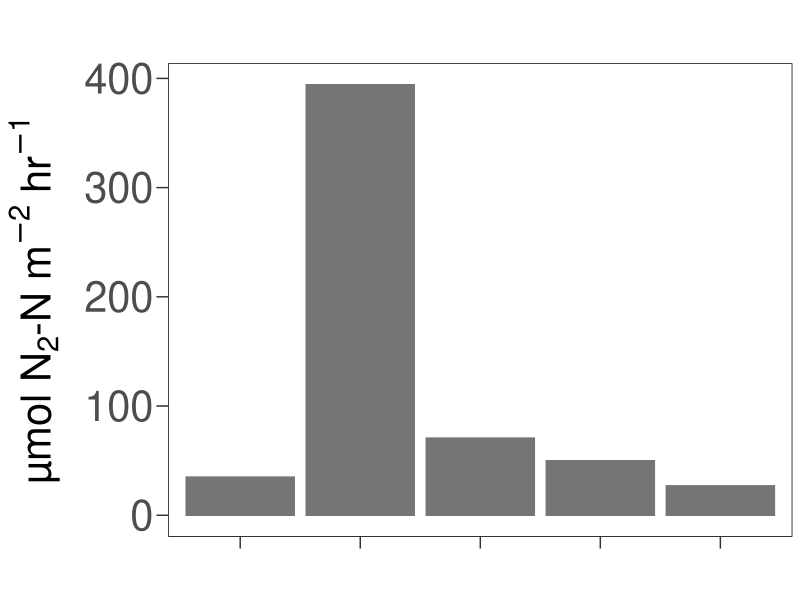
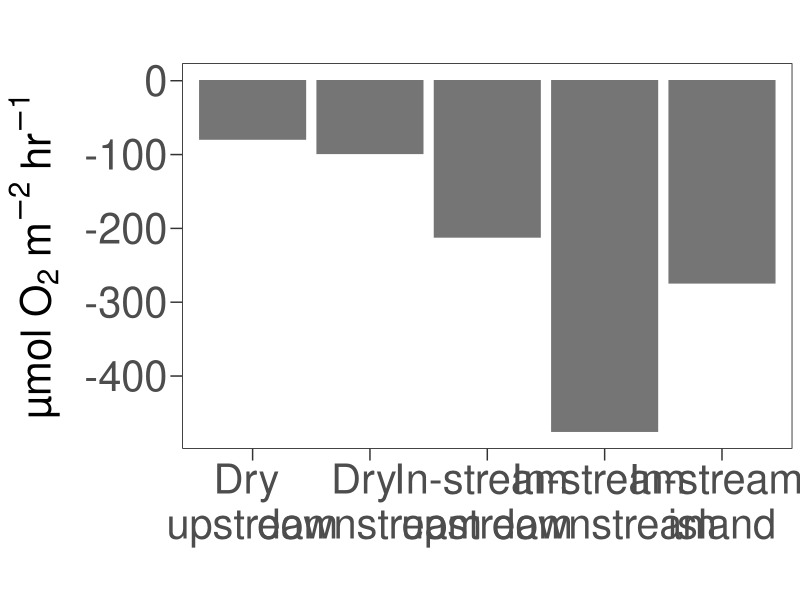
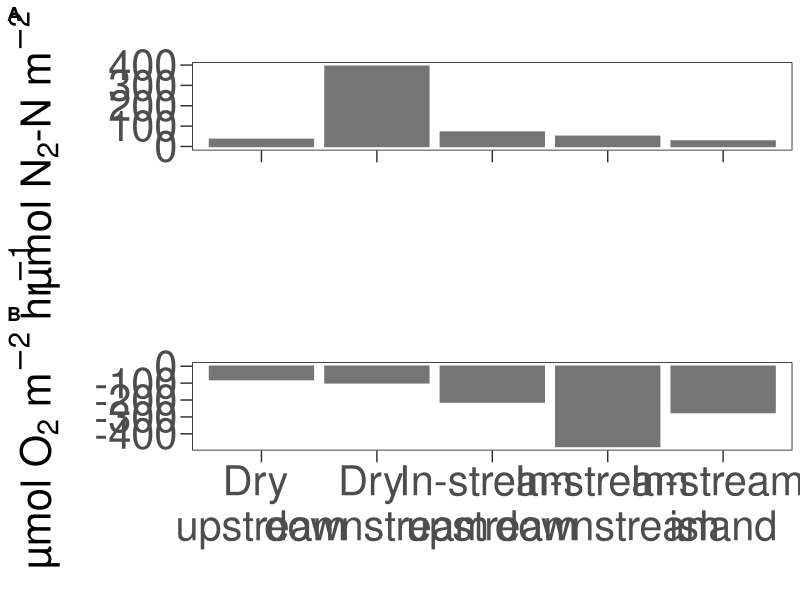

R code for these plots, in order: (Note: this script raises an error after producing the figures.)
## ---- chunk 1
knitr::opts_chunk$set(echo = TRUE)
rm(list=ls())
knitr::opts_knit$set(root.dir="~/GitHub/TownCreekWater/analyses/")
## ---- chunk 2
require("tidyverse")
require("ggpubr")
## ---- chunk 3
# From: http://www.cookbook-r.com/Graphs/Colors_(ggplot2)/

cbbPalette <- c("#000000", "#E69F00", "#56B4E9", "#009E73", "#F0E442", "#0072B2", "#D55E00", "#CC79A7")
## ---- chunk 4
SedSlurryFlux <- read.csv("../data/MIMS/Oct24/CalculatedSedSlurryFluxes.csv")
## ---- chunk 5
SedSlurryFlux$axis_labels <- factor(x = c("In-stream \nupstream", "In-stream \nisland", "In-stream \ndownstream", "Dry \nupstream", "Dry \ndownstream"), levels = c("Dry \nupstream", "Dry \ndownstream", "In-stream \nupstream", "In-stream \ndownstream", "In-stream \nisland"))
## ---- chunk 6
SedSlurryN.plot <- ggplot(data = SedSlurryFlux, aes(x=axis_labels, y=FinalFluxValue.umol.hr.m2._N)) +
  geom_bar(stat = "identity", position = position_dodge(), fill = "gray46", color = "gray46")+
  theme_bw() +
  #Remove plot grid lines
  theme(panel.grid.major = element_blank(), panel.grid.minor = element_blank()) + 
  #Set axis title and text properties, tick marks, and labels
  theme(text=element_text(size=30),axis.title=element_text(size=30,face="bold"),
          axis.text=element_text(size=30),  
          axis.title.y=element_text(margin=margin(r=10)),
          panel.border = element_rect(colour = "black",linetype=1),strip.text = element_text(size = 30), legend.position="right", legend.title = element_text(size=30), legend.text=element_text(size=30)) + 
          theme(axis.ticks.length=unit(0.3,"cm")) + 
          labs(x = "", y = expression(paste("µmol N"[2],"-N m"^{-2}," hr"^{-1})), title="") +
  theme(rect=element_rect(fill="transparent"))+
  theme(plot.background = element_rect(color=NA))+
  theme(axis.text.x = element_blank())

SedSlurryN.plot
## ---- chunk 7
SedSlurryO2.plot <- ggplot(data = SedSlurryFlux, aes(x=axis_labels, y=FinalFluxValue.umol.hr.m2._O2)) +
  geom_bar(stat = "identity", position = position_dodge(), fill = "gray46", color = "gray46")+
  theme_bw() +
  #Remove plot grid lines
  theme(panel.grid.major = element_blank(), panel.grid.minor = element_blank()) + 
  #Set axis title and text properties, tick marks, and labels
  theme(text=element_text(size=30),axis.title=element_text(size=30,face="bold"),
          axis.text=element_text(size=30),  
          axis.title.y=element_text(margin=margin(r=10)),
          panel.border = element_rect(colour = "black",linetype=1),strip.text = element_text(size = 30), legend.position="right", legend.title = element_text(size=30), legend.text=element_text(size=30)) + 
          theme(axis.ticks.length=unit(0.3,"cm")) + 
          labs(x = "", y = expression(paste("µmol O"[2]," m"^{-2}," hr"^{-1})), title="") +
  theme(rect=element_rect(fill="transparent"))+
  theme(plot.background = element_rect(color=NA))

SedSlurryO2.plot
## ---- chunk 8
# 2 panel figure, pre-post on the left, all groups on the right
MIMS_2panel.plot <- ggarrange(SedSlurryN.plot, SedSlurryO2.plot, ncol = 1, nrow = 2, legend = "none", align = "hv", labels = c("A", "B"))

MIMS_2panel.plot

ggsave("../figures/MIMS_SedSlurry_2Panel.png", plot=MIMS_2panel.plot, device="png", path=NULL, scale=1, width=15, height=12, dpi=600, limitsize=TRUE, bg="white")

# FIX WITH LARGER TEXT
